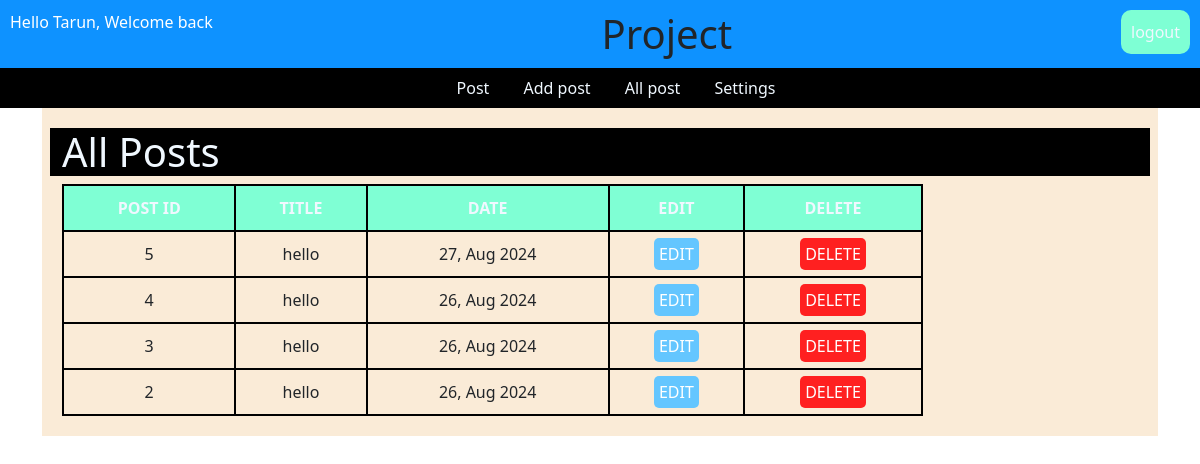
/admin/allposts.php (signed in), run on the app's committed database.
### tables this page shows
CREATE TABLE IF NOT EXISTS `post` (
  `post_id` int NOT NULL AUTO_INCREMENT,
  `username` varchar(100) NOT NULL,
  `title` varchar(100) NOT NULL,
  `description` varchar(250) NOT NULL,
  `date` varchar(50) NOT NULL,
  `image` varchar(100) NOT NULL,
  PRIMARY KEY (`post_id`)
);

### admin/config/dal.php (called while the page is built, shortened)
<?php
function getConnection(){
 $cn=mysqli_connect(SERVER,USER,PWD) OR die("could not connet to server");
 return($cn);
}
function getdata($username){
  $cn=getConnection();
  $sql="SELECT * FROM post Where username='$username' ORDER BY post_id DESC ";
  $result1=mysqli_query($cn,$sql) or die("select query for get data  failed");
  return($result1);
}
?>

### admin/allposts.php (the view)
<?php include_once 'includes/header.php' ?>
<link rel="stylesheet" type="text/css" media='screen'  href="css/bootstrap.min.css">
<link rel="stylesheet" type="text/css" href="css/allposts.css" media="screen">
 <div class="container">
<div class="col-md-12 col-sm-12 col" id="back">
<?php
$username= $_SESSION['username'];
$result=getdata($username);
if(mysqli_num_rows($result)>0){
?>
    <div class="row">
    <h1 id="allpostheader">All Posts</h1>
        <div class="col-md-12 col-sm-12" id="start">
        <table id="tableallpost" border-width='2px solid black' style="width:80%; " cellpadding="7px" cellspacing="0" >
            <thead>
                <tr>
                 <th>POST ID</th>
                <th>TITLE</th>
                <th>DATE</th>
                <th>EDIT</th>
                <th>DELETE</th>
                </tr>
            </thead>
            <tbody>
             <?php
             while($row=mysqli_fetch_assoc($result)){
             ?>
                <tr>
                    <td><?php echo $row['post_id'];?></td>
                    <td><?php echo $row['title'] ;?></td>
                    <td><?php echo $row['date'];?></td>
                    <td><a id="editpost" href="edit.php?id=<?php echo $row['post_id'];?>">EDIT</a></td>
                    <td><a id="deletepost" href="delete.php?id=<?php echo $row['post_id'];?>">DELETE</a></td>
                </tr>
            </tbody>
             <?php }?>
        </table>
<?php }else{
 echo "<h1>NO POST YET</h1>";
}
?>
        </div>
    </div>
</div>
 </div>

### admin/css/header.css (style rules this page uses)
* { margin: 0; padding: 0; box-sizing: border-box; }

### admin/css/allposts.css (style rules this page uses)
* { margin: 0; padding: 0; box-sizing: border-box; }
.col { width: 100%; }
#back { background-color: antiquewhite; width:100%; height:100%; padding:20px; }
#allpostheader { background-color:black; color: aliceblue; }
#tableallpost { border: 1px solid black; text-align:center; }
th { background-color: aquamarine; color: aliceblue; border: 2px solid black; }
tbody, td, tfoot, th, thead, tr { border-width:2px; padding:10px; }
#editpost { padding: 5px; border-radius: 5px; text-decoration: none; background-color: rgb(100, 198, 255); color: white; }
#deletepost { padding: 5px; border-radius: 5px; text-decoration: none; background-color: rgb(255, 32, 32); color: white; }

### data on the page
post: post_id "5", title "hello", date "27, Aug 2024"
post: post_id "4", title "hello", date "26, Aug 2024"
post: post_id "3", title "hello", date "26, Aug 2024"
post: post_id "2", title "hello", date "26, Aug 2024"

### other printed values
$_SESSION['username'] "Tarun"
